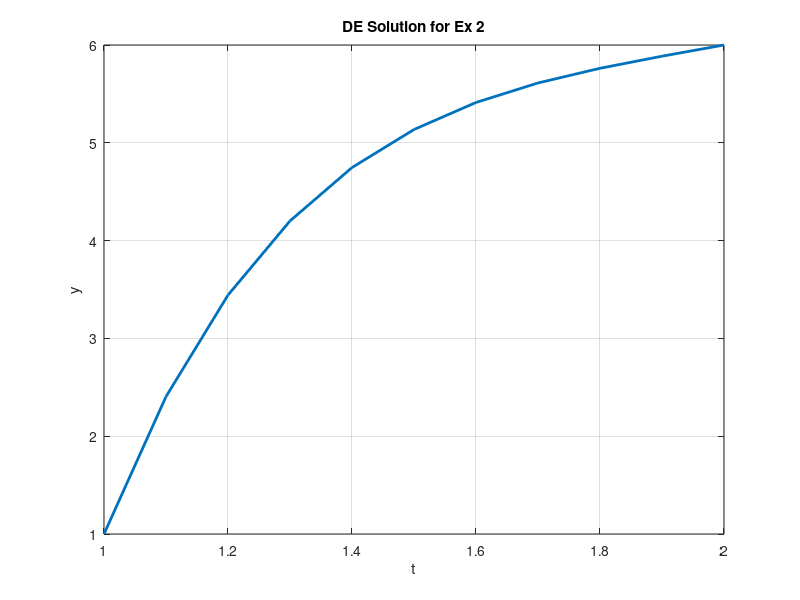

This chart was generated by the following MATLAB code:
clear all

a = 1;
b = 2;
y0 = 1; 
yn = 6;
n = 10;
h = (b - a) / n;

A = zeros(n-1, n-1);
B = zeros(n-1, 1);
p = 3;
q = 2;
t = a:h:b;
f = 4*t.^2;

for i = 1:n-1 
   A(i, i) = -2 + h^2 * q;
   if(i < n-1)
      A(i, i+1) = 1 + h/2 * p; 
   end
   if(i > 1)
       A(i, i-1) = 1 - h/2 * p;
   end
end

B(1) = h^2 * f(2) - (1 - (h/2) * p) * y0;
B(end) = h^2 * f(end-1) - (1 + (h/2) * p) * yn;
for i = 2:n-2
   B(i) = h^2 * f(i+1); 
end
y = inv(A) * B;
sol = [y0; y; yn];
plot(t, sol, 'linewidth', 2)
xlabel('t')
ylabel('y')
grid on
title('DE Solution for Ex 2')